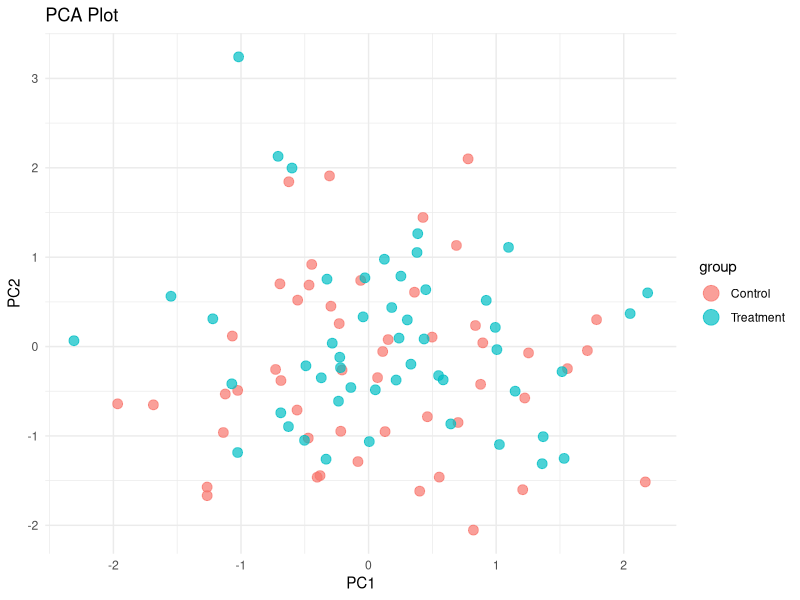
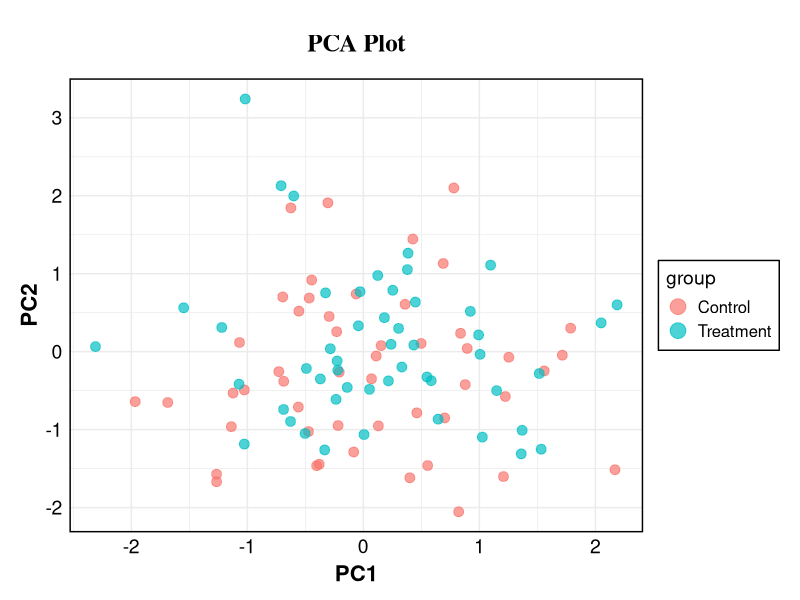
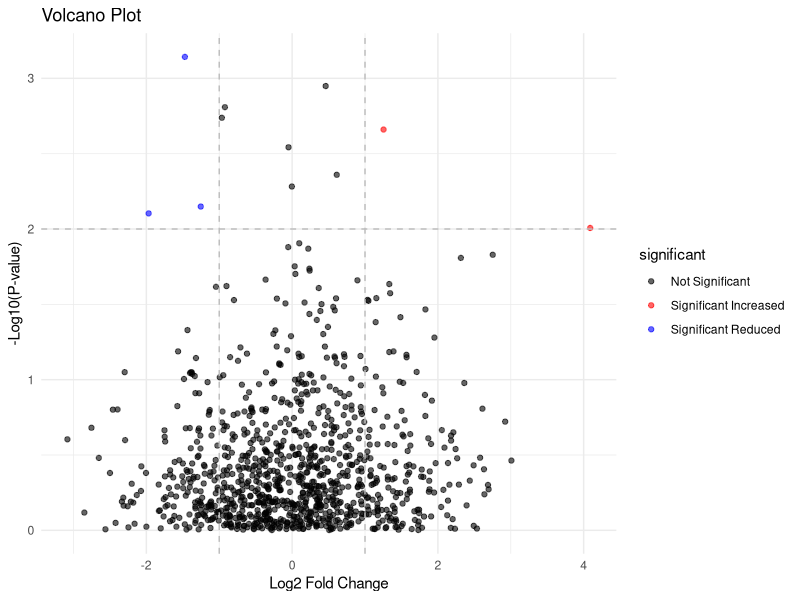
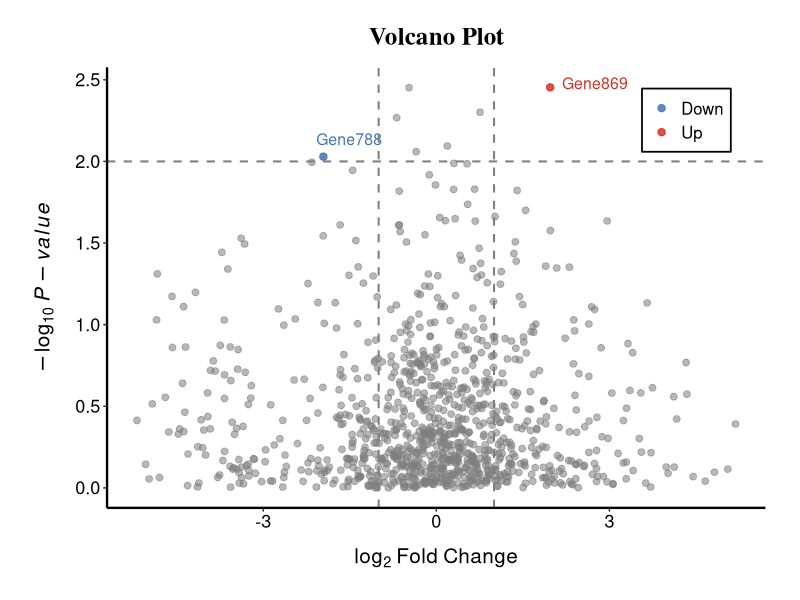
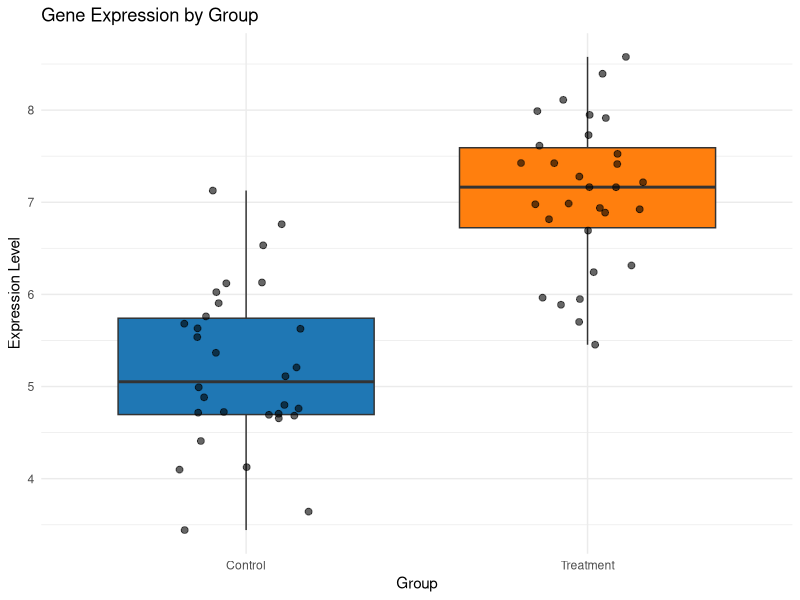
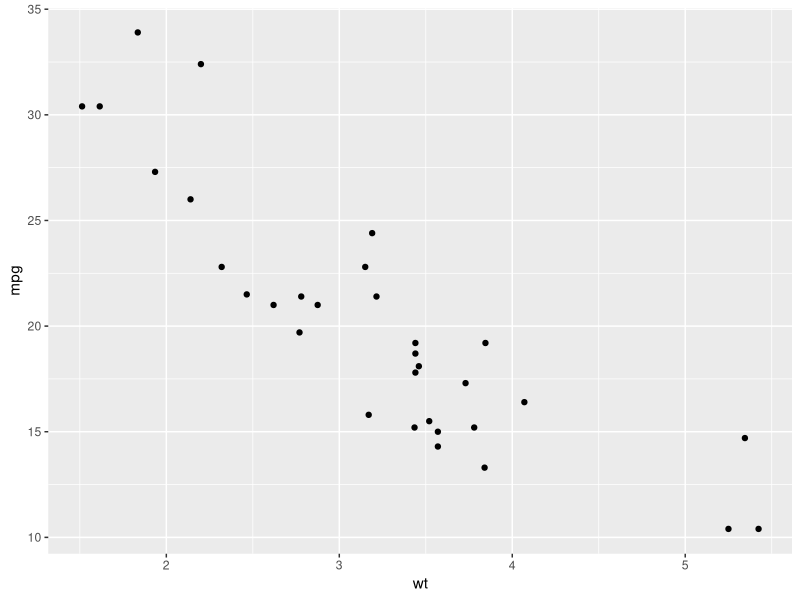
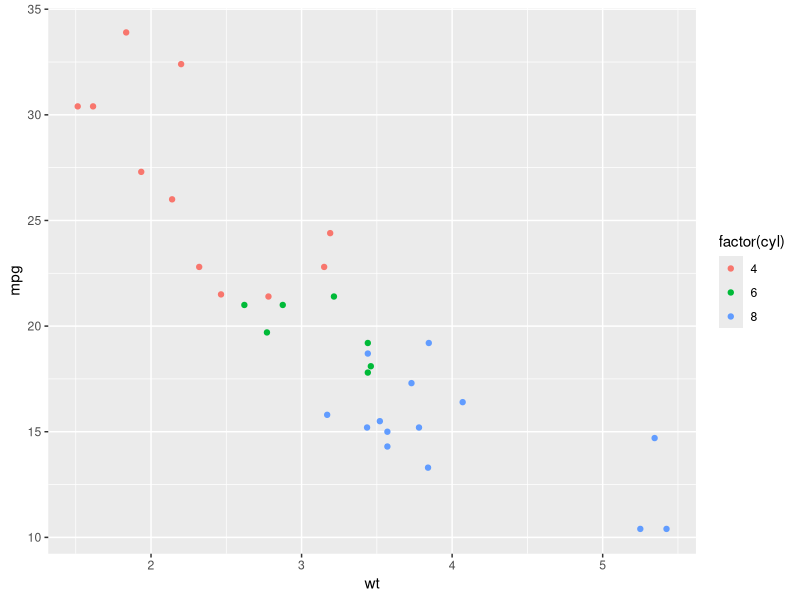
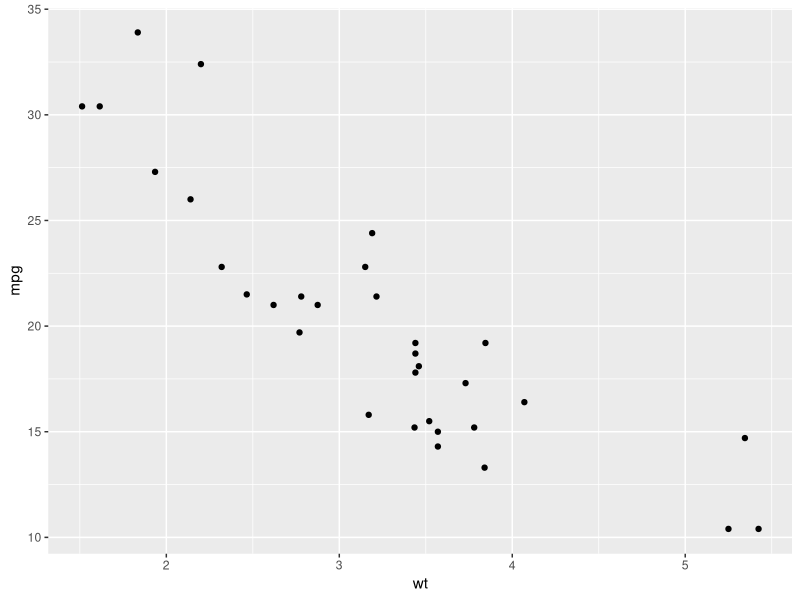

These charts were generated, in order, by the following R code:
## ---- chunk 1
library(ggplot2)

## ---- chunk 2
# Load required library
library(ggplot2)

# Create sample data similar to PCA results
set.seed(123)
pca_data <- data.frame(
  PC1 = rnorm(100),
  PC2 = rnorm(100),
  group = factor(rep(c("Control", "Treatment"), each = 50))
)

print(pca_data |> head())
print(pca_data |> dim())

# Debugging-friendly approach: Assign layers to a variable
# This allows easy commenting out of individual layers for troubleshooting
# 以后都应该采取这种方法，
p <- ggplot(pca_data, aes(x = PC1, y = PC2, color = group))
p <- p + geom_point(alpha = 0.7, size = 3)
p <- p + labs(title = "PCA Plot", x = "PC1", y = "PC2")
p <- p + guides(color = guide_legend(override.aes = list(size = 5)))
p <- p + theme_minimal()

p 

# Custom theme adjustments
p <- p + theme(
  plot.title = element_text(
    hjust = 0.5,
    size = 18,
    face = "bold",
    family = "serif",
    margin = margin(t = 15, b = 15)
  ),
  panel.border = element_rect(
    color = "black",
    fill = NA,
    linewidth = 1
  ),
  plot.margin = margin(t = 10, r = 15, b = 10, l = 15),
  axis.title = element_text(size = 16, face = "bold"),
  axis.title.x = element_text(margin = margin(t = 5)),
  axis.text = element_text(size = 14, color = "black"),
  legend.title = element_text(size = 14, face = "plain"),
  legend.text = element_text(size = 12),
  legend.background = element_rect(
    color = "black",
    linewidth = 0.5,
    fill = "white"
  )
)

p
## ---- chunk 3
set.seed(120)
log2 = c(
  rnorm(800, mean = 0, sd = 1),
  rnorm(100, mean = 0.5, sd = 1),
  rnorm(100, mean = -0.5, sd = 0.8)
)

volcano_data <- data.frame(
  log2FC = log2,
  pvalue = runif(1000, min = 1e-10, max = 1)
)

volcano_data$neg_log10_pval <- -log10(volcano_data$pvalue)

volcano_data$significant <- ifelse(
  volcano_data$neg_log10_pval > 2 & volcano_data$log2FC > 1, "Significant Increased",
  ifelse(
    volcano_data$neg_log10_pval > 2 & volcano_data$log2FC < -1, "Significant Reduced",
    "Not Significant"
  )
)

ggplot(volcano_data, aes(x = log2FC, y = neg_log10_pval, color = significant)) +
  geom_point(alpha = 0.6) +
  scale_color_manual(values = c(
    "Significant Increased" = "red",
    "Significant Reduced" = "blue",
    "Not Significant" = "black"
  )) +
  labs(title = "Volcano Plot", x = "Log2 Fold Change", y = "-Log10(P-value)") +
  theme_minimal() +
  geom_vline(xintercept = c(-1, 1), linetype = "dashed", color = "gray") +
  geom_hline(yintercept = 2, linetype = "dashed", color = "gray")

## ---- chunk 4
# Create volcano plot data

library(ggplot2)
library(ggrepel)

set.seed(123)

log2 <- c(
  rnorm(800, mean = 0, sd = 1),
  rnorm(100, mean = 2.5, sd = 1),
  rnorm(100, mean = -3.5, sd = 0.8)
)

volcano_data <- data.frame(
  gene = paste0("Gene", 1:1000),
  log2FC = log2,
  pvalue = runif(1000, min = 1e-10, max = 1)
)

volcano_data$neg_log10_pval <- -log10(volcano_data$pvalue)

volcano_data$group <- ifelse(
  volcano_data$neg_log10_pval > 2 & volcano_data$log2FC > 1, "Up",
  ifelse(
    volcano_data$neg_log10_pval > 2 & volcano_data$log2FC < -1, "Down",
    "NS"
  )
)

volcano_data$group <- factor(volcano_data$group, levels = c("Up", "Down", "NS"))

# 选显著点中最显著的 top 10
top10_genes <- volcano_data[volcano_data$group != "NS", ]
top10_genes <- top10_genes[order(top10_genes$pvalue), ]
top10_genes <- head(top10_genes, 10)

p <- ggplot() +
  geom_point(
    data = subset(volcano_data, group == "NS"),
    aes(x = log2FC, y = neg_log10_pval),
    color = "gray50", size = 2, alpha = 0.55
  ) +
  geom_point(
    data = subset(volcano_data, group == "Down"),
    aes(x = log2FC, y = neg_log10_pval, color = group),
    size = 2.2, alpha = 0.85
  ) +
  geom_point(
    data = subset(volcano_data, group == "Up"),
    aes(x = log2FC, y = neg_log10_pval, color = group),
    size = 2.2, alpha = 0.85
  ) +
  geom_text_repel(
    data = top10_genes,
    aes(x = log2FC, y = neg_log10_pval, label = gene, color = group),
    size = 4,
    box.padding = 0.5,
    point.padding = 0.3,
    segment.color = "gray40",
    segment.size = 0.5,
    max.overlaps = Inf,
    show.legend = FALSE
  ) +
  geom_vline(xintercept = c(-1, 1), linetype = "dashed", color = "gray50", linewidth = 0.7) +
  geom_hline(yintercept = 2, linetype = "dashed", color = "gray50", linewidth = 0.7) +
  scale_color_manual(values = c(
    "Up" = "#D73027",
    "Down" = "#4575B4",
    "NS" = "gray50"
  )) +
  labs(
    title = "Volcano Plot",
    x = expression(log[2]~Fold~Change),
    y = expression(-log[10]~italic(P-value)),
    color = NULL
  ) +
  theme_classic() +
  theme(
    plot.title = element_text(
      hjust = 0.5,
      size = 18,
      face = "bold",
      family = "serif",
      margin = margin(b = 12)
    ),
    axis.title.x = element_text(size = 15, face = "bold", margin = margin(t = 12)),
    axis.title.y = element_text(size = 15, face = "bold", margin = margin(r = 12)),
    axis.text = element_text(size = 13, color = "black"),
    axis.line = element_line(color = "black", linewidth = 0.8),
    legend.position = c(0.88, 0.88),
    legend.text = element_text(size = 12),
    legend.background = element_rect(fill = "white", color = "black", linewidth = 0.6),
    legend.key = element_blank(),
    plot.margin = margin(t = 20, r = 25, b = 20, l = 25)
  )

p

## ---- chunk 5
# Gene expression data across groups
gene_expr <- data.frame(
  expression = c(rnorm(30, mean = 5), rnorm(30, mean = 7)),
  group = factor(rep(c("Control", "Treatment"), each = 30))
)

# Box plot with jitter points
ggplot(gene_expr, aes(x = group, y = expression, fill = group)) +
  geom_boxplot(outlier.shape = NA) +
  geom_jitter(width = 0.2, alpha = 0.6, size = 2) +
  scale_fill_manual(values = c("Control" = "#1f77b4", "Treatment" = "#ff7f0e")) +
  labs(title = "Gene Expression by Group", x = "Group", y = "Expression Level") +
  theme_minimal() +
  theme(legend.position = "none")
## ---- chunk 6
#| label: setup
#| include: false

# Load required libraries
library(ggplot2)
library(dplyr)
## ---- chunk 7
# Basic ggplot2 structure
# ggplot(data = <DATA>) +
#   <GEOM_FUNCTION>(
#     mapping = aes(<MAPPINGS>)
#   )
## ---- chunk 8
# Simple scatter plot
ggplot(data = mtcars) +
  geom_point(mapping = aes(x = wt, y = mpg))
## ---- chunk 9
# Scatter plot with color mapped to number of cylinders
ggplot(data = mtcars) +
  geom_point(mapping = aes(x = wt, y = mpg, color = factor(cyl)))
## ---- chunk 10
ggplot(mtcars, aes(x = wt, y = mpg)) +
  geom_point()
## ---- chunk 11
# Create time series data
time_data <- data.frame(
  time = 1:10,
  value = cumsum(rnorm(10))
)

ggplot(time_data, aes(x = time, y = value)) +
  geom_line()
## ---- chunk 12
# geom_bar counts occurrences
ggplot(mtcars, aes(x = factor(cyl))) +
  geom_bar()

# geom_col uses values as heights
bar_data <- data.frame(
  category = c("A", "B", "C"),
  value = c(10, 15, 7)
)

ggplot(bar_data, aes(x = category, y = value)) +
  geom_col()
## ---- chunk 13
ggplot(mtcars, aes(x = mpg)) +
  geom_histogram(bins = 10)
## ---- chunk 14
ggplot(mtcars, aes(x = factor(cyl), y = mpg)) +
  geom_boxplot()
## ---- chunk 15
ggplot(mtcars, aes(x = wt, y = mpg)) +
  geom_point() +
  geom_smooth(method = "lm", se = TRUE, color = "red")
## ---- chunk 16
ggplot(mtcars, aes(x = wt, y = mpg)) +
  geom_point() +
  facet_wrap(~ cyl)
## ---- chunk 17
ggplot(mtcars, aes(x = wt, y = mpg)) +
  geom_point() +
  facet_grid(vs ~ am)
## ---- chunk 18
ggplot(mtcars, aes(x = wt, y = mpg, color = hp)) +
  geom_point(size = 3) +
  scale_color_gradient(low = "blue", high = "red") +
  labs(
    title = "Fuel Efficiency vs Weight",
    subtitle = "Colored by Horsepower",
    x = "Weight (1000 lbs)",
    y = "Miles per Gallon",
    color = "Horsepower"
  )
## ---- chunk 19
# Using built-in themes
p <- ggplot(mtcars, aes(x = wt, y = mpg)) +
  geom_point()

# Different theme options
p + theme_bw()
## ---- chunk 20
# Custom theme
p + theme_minimal() +
  theme(
    plot.title = element_text(size = 16, face = "bold"),
    axis.title = element_text(size = 12),
    panel.grid.minor = element_blank()
  ) +
  labs(title = "Custom Styled Plot")
## ---- chunk 21
# Create sample data
set.seed(123)
sample_data <- data.frame(
  group = rep(c("Control", "Treatment"), each = 50),
  time = rep(1:10, times = 10),
  value = c(rnorm(50, mean = 5), rnorm(50, mean = 7)) + 
          rep(seq(0, 2, length.out = 10), times = 10)
)

# Create the plot
ggplot(sample_data, aes(x = time, y = value, color = group)) +
  geom_line(aes(group = interaction(group, rep(1:5, each = 10))), 
            alpha = 0.3) +
  geom_smooth(se = TRUE, method = "loess") +
  scale_color_manual(values = c("Control" = "gray50", "Treatment" = "steelblue")) +
  labs(
    title = "Treatment Effect Over Time",
    x = "Time (hours)",
    y = "Response Value",
    color = "Group"
  ) +
  theme_minimal() +
  theme(
    plot.title = element_text(hjust = 0.5, size = 14, face = "bold"),
    legend.position = "bottom"
  )
